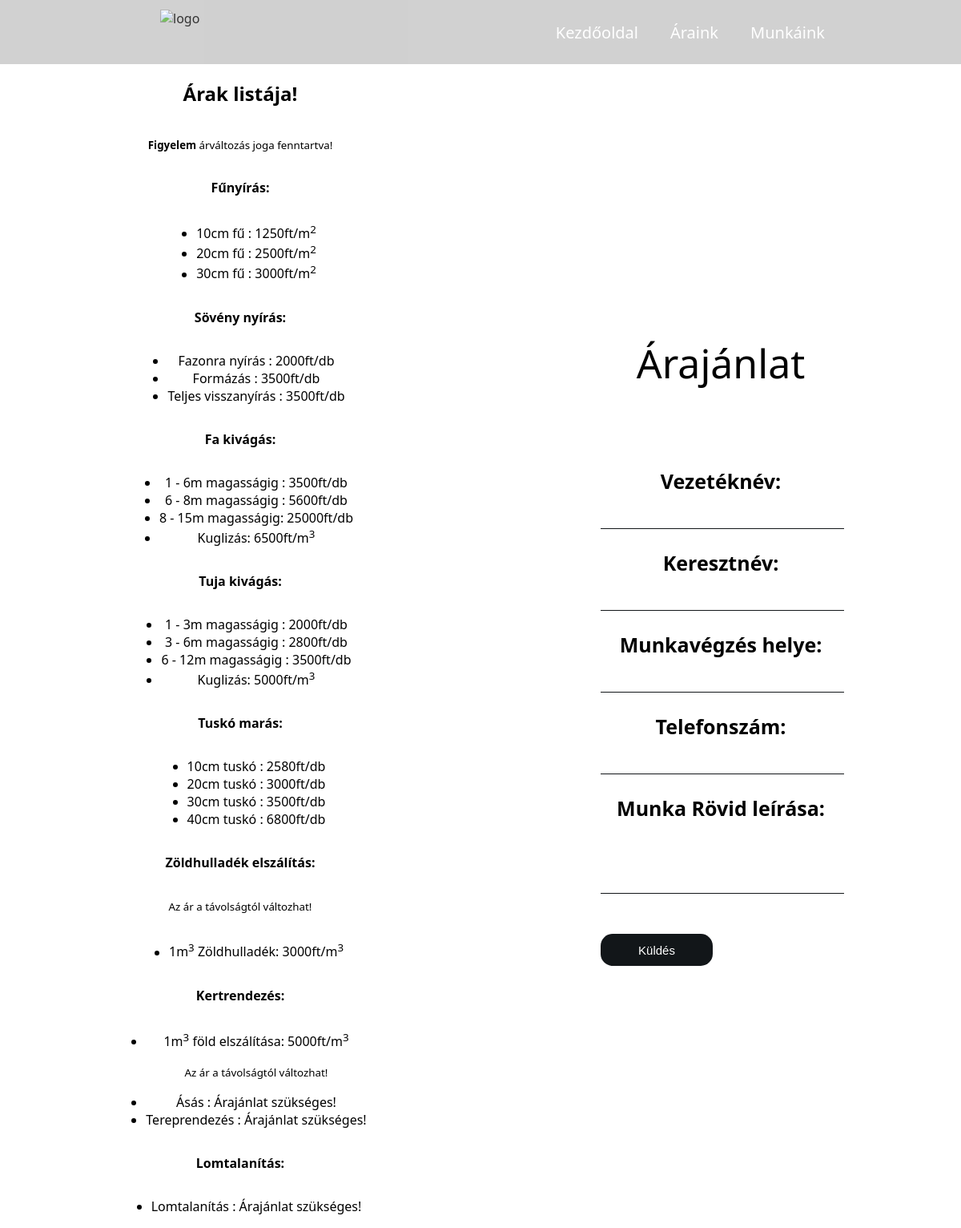
Screenshot of /price.php with the database file from the repository.
### tables this page shows
CREATE TABLE `arak` (
  `id` int(10) NOT NULL,
  `fu1` varchar(50) NOT NULL,
  `fu2` varchar(50) NOT NULL,
  `fu3` varchar(50) NOT NULL,
  `soveny1` varchar(50) NOT NULL,
  `soveny2` varchar(50) NOT NULL,
  `soveny3` varchar(50) NOT NULL,
  `fa1` varchar(50) NOT NULL,
  `fa2` varchar(50) NOT NULL,
  `fa3` varchar(50) NOT NULL,
  `fakugli` varchar(50) NOT NULL,
  `tuja1` varchar(50) NOT NULL,
  `tuja2` varchar(50) NOT NULL,
  `tuja3` varchar(50) NOT NULL,
  `tujakugli` varchar(50) NOT NULL,
  `tusko1` varchar(50) NOT NULL,
  `tusko2` varchar(50) NOT NULL,
  `tusko3` varchar(50) NOT NULL,
  `tusko4` varchar(50) NOT NULL,
  `zoldhull` varchar(50) NOT NULL,
  `fold` varchar(50) NOT NULL
);

### price.php (the view, shortened to what this page needs)
<?php
    require "connection.php";
?>
<!DOCTYPE html>
<html lang="en">
<head>
    <link rel="stylesheet" href="css/price.css">
</head>
<body>
    <div class='navbar'>
        <div class="navbar-left">
            <img src="" alt="logo" />
        </div>
        <div class='navbar-right'>
            <a href='index.php'>Kezdőoldal</a>
            <a href='price.php'>Áraink</a>
            <a href='job.php'>Munkáink</a>
        </div>
    </div>
    <div class="all_price">
        <?php
        $sql= "SELECT * FROM arak";
        $result = mysqli_query($con, $sql);
        while($row = mysqli_fetch_array($result)){
            $fu1 = $row["fu1"];
            $fu2 = $row["fu2"];
            $fu3 = $row["fu3"];
            $soveny1 = $row["soveny1"];
            $soveny2 = $row["soveny2"];
            $soveny3 = $row["soveny3"];
            $fa1 = $row["fa1"];
            $fa2 = $row["fa2"];
            $fa3 = $row["fa3"];
            $fakugli = $row["fakugli"];
            $tuja1 = $row["tuja1"];
            $tuja2 = $row["tuja2"];
            $tuja3 = $row["tuja3"];
            $tujakugli = $row["tujakugli"];
            $tusko1 = $row["tusko1"];
            $tusko2 = $row["tusko2"];
            $tusko3 = $row["tusko3"];
            $tusko4 = $row["tusko4"];
            $zoldhull = $row["zoldhull"];
            $fold = $row["fold"];
            echo"
                    <div class='price'>
                    <h2>Árak listája!</h2>
                    <p><small><strong>Figyelem</strong> árváltozás joga fenntartva!</small></p>
                    <p><strong>Fűnyírás:</strong></p>
                    <ul>
                        <li>10cm fű : ".$fu1."ft/m<sup>2</sup></li>
                        <li>20cm fű : ".$fu2."ft/m<sup>2</sup></li>
                        <li>30cm fű : ".$fu3."ft/m<sup>2</sup></li>
                    </ul>
                    <p><strong>Sövény nyírás:</strong></p>
                    <ul>
                        <li>Fazonra nyírás : ".$soveny1."ft/db</li>
                        <li>Formázás : ".$soveny2."ft/db</li>
                        <li>Teljes visszanyírás : ".$soveny3."ft/db</li>
                    </ul>
                    <p><strong>Fa kivágás:</strong></p>
                    <ul>
                        <li>1 - 6m magasságig : ".$fa1."ft/db</li>
                        <li>6 - 8m magasságig : ".$fa2."ft/db</li>
                        <li>8 - 15m magasságig: ".$fa3."ft/db</li>
                        <li>Kuglizás: ".$fakugli."ft/m<sup>3</sup></li>
                    </ul>
                    <p><strong>Tuja kivágás:</strong></p>
                    <ul>
                        <li>1 - 3m magasságig : ".$tuja1."ft/db</li>
                        <li>3 - 6m magasságig : ".$tuja2."ft/db</li>
                        <li>6 - 12m magasságig : ".$tuja3."ft/db</li>
                        <li>Kuglizás: ".$tujakugli."ft/m<sup>3</sup></li>
                    </ul>
                    <p><strong>Tuskó marás:</strong></p>
                    <ul>
                        <li>10cm tuskó : ".$tusko1."ft/db</li>
                        <li>20cm tuskó : ".$tusko2."ft/db</li>
                        <li>30cm tuskó : ".$tusko3."ft/db</li>
                        <li>40cm tuskó : ".$tusko4."ft/db</li>
                    </ul>
                    <p><strong>Zöldhulladék elszálítás:</strong></p>
                    <p><small>Az ár a távolságtól változhat!</small></p>
                    <ul>
                        <li>1m<sup>3</sup> Zöldhulladék: ".$zoldhull."ft/m<sup>3</sup></li>
                    </ul>
                    <p><strong>Kertrendezés:</strong></p>
                    <ul>
                        <li>1m<sup>3</sup> föld elszálítása: ".$fold."ft/m<sup>3</sup></li>
                        <p><small>Az ár a távolságtól változhat!</small></p>
                        <li>Ásás : Árajánlat szükséges!</li>
                        <li>Tereprendezés : Árajánlat szükséges!</li>
                    </ul>
                    <p><strong>Lomtalanítás:</strong></p>
                    <ul>
                        <li>Lomtalanítás : Árajánlat szükséges!</li>
                    </ul>
                </div>
        ";
        }
        ?>
            <div class="arajanlat">
                <h2>Árajánlat</h2>
                <form action="" method="post">
                    <label for="">Vezetéknév:</label>
                    <input type="text" name="veznev" id="">
                    <label for="">Keresztnév:</label>
                    <input type="text" name="kernev" id="">
                    <label for="">Munkavégzés helye:</label>
                    <input type="text" name="munkahely" id="">
                    <label for="">Telefonszám:</label>
                    <input type="text" name="tel" id="">
                    <label for="">Munka Rövid leírása:</label>
                    <textarea name="leir" id="" cols="30" rows="10"></textarea>
                    <button name="send">Küldés</button>
                </form>
            </div>
    </div>
</body>
</html>

### css/price.css (style rules this page uses)
body { padding: 0; margin: 0; font-family: system-ui, -apple-system, BlinkMacSystemFont, 'Segoe UI', Roboto, Oxygen, Ubuntu, Cantarell, 'Open Sans', 'Helvetica Neue', sans-serif; }
.navbar { box-sizing: border-box; height: 80px; width: 100%; background-color: rgba(65, 65, 65, 0.3); display: flex; justify-content: space-between; align-items: center; padding: 0 150px; opacity: 0.8; z-index: 1; }
.navbar-left { height: 100%; display: flex; justify-content: center; align-items: center; margin-left: 50px; }
.navbar-right { height: 100%; display: flex; justify-content: center; align-items: center; }
.navbar-left img { height: 70%; background: transparent; }
.navbar-right a { color: rgb(0, 0, 0); text-decoration: none; margin: 20px; font-size: 20px; color: #fff; }
.all_price { display: grid; grid-template-columns: repeat(2,1fr); justify-content: space-between; width: 100%; height: 100vh; text-align: center; }
.price { height: 100%; justify-content: center; align-items: center; display: flex; flex-direction: column; text-align: center; list-style: circle; }
.arajanlat { height: 100%; justify-content: center; align-items: center; display: flex; flex-direction: column; }
.arajanlat form { padding: 30px; display: flex; flex-direction: column; width: 25vw; }
.arajanlat form input { width: 100%; height: 40px; border: none; border-bottom: 1px solid #121619; color: #121619; }
.arajanlat form textarea { margin-top: 15px; height: 70px; width: 100%; border: none; border-bottom: 1px solid #121619; color: #121619; resize: none; }
.arajanlat form input::placeholder, .arajanlat form textarea::placeholder { font-weight: bold; color: #121619; font-family: Arial, Helvetica, sans-serif; }
.arajanlat form label { font-size: 25px; font-weight: 600; margin-top: 25px; color: rgb(0, 0, 0); }
.arajanlat form button { margin-top: 50px; width: 140px; height: 40px; border: none; background-color: #121619; color: #fff; font-size: 15px; padding: 5px; cursor: pointer; border-radius: 15px; }
.arajanlat h2 { font-size: 50px; font-weight: 500; }

### rows the page displays
arak: fu1 "1250", fu2 "2500", fu3 "3000", soveny1 "2000", soveny2 "3500", soveny3 "3500", fa1 "3500", fa2 "5600", fa3 "25000", fakugli "6500", tuja1 "2000", tuja2 "2800", tuja3 "3500", tujakugli "5000", tusko1 "2580", tusko2 "3000", tusko3 "3500", tusko4 "6800", zoldhull "3000", fold "5000"
